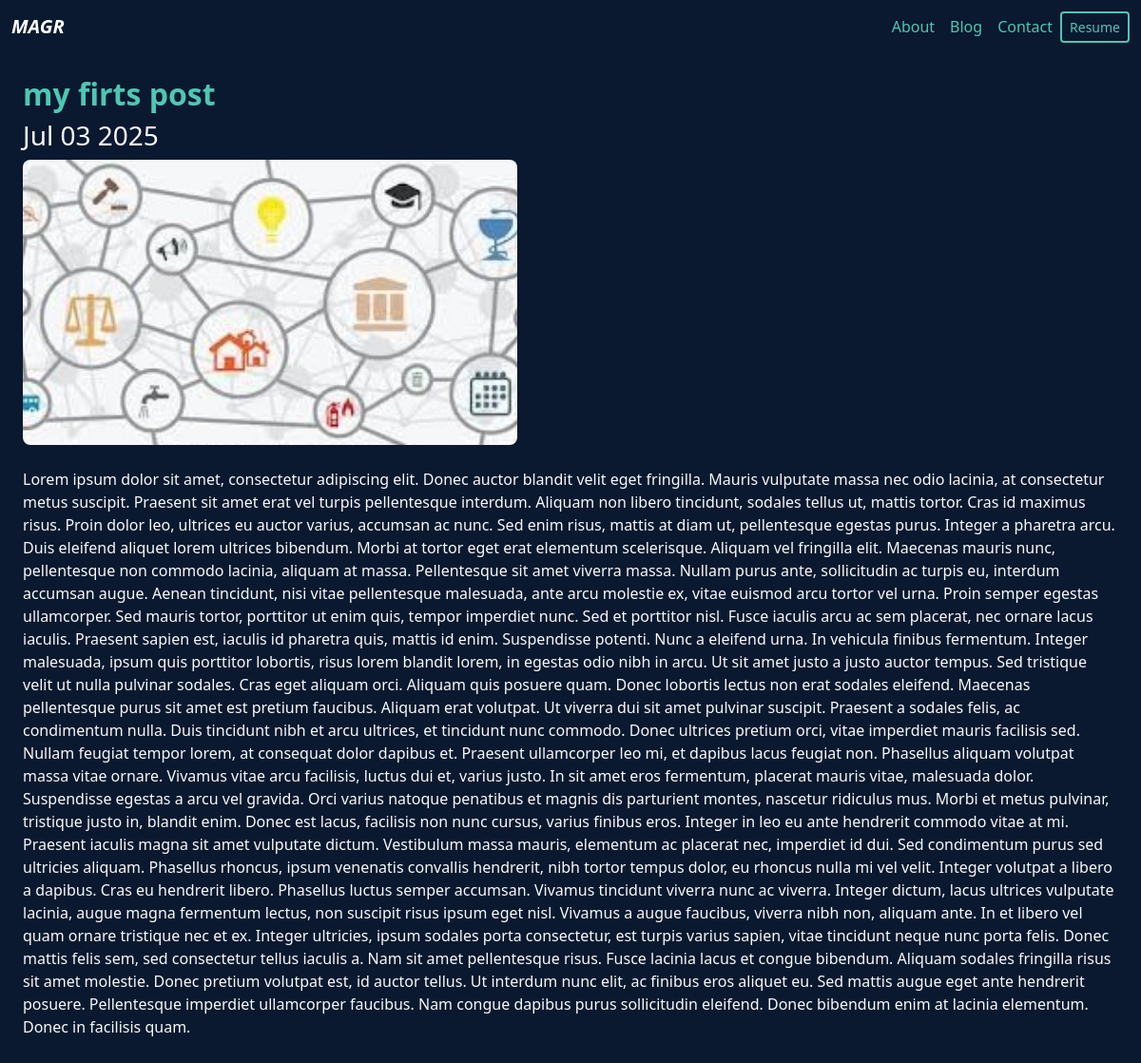
Before: /blog/1/ with the older database file.
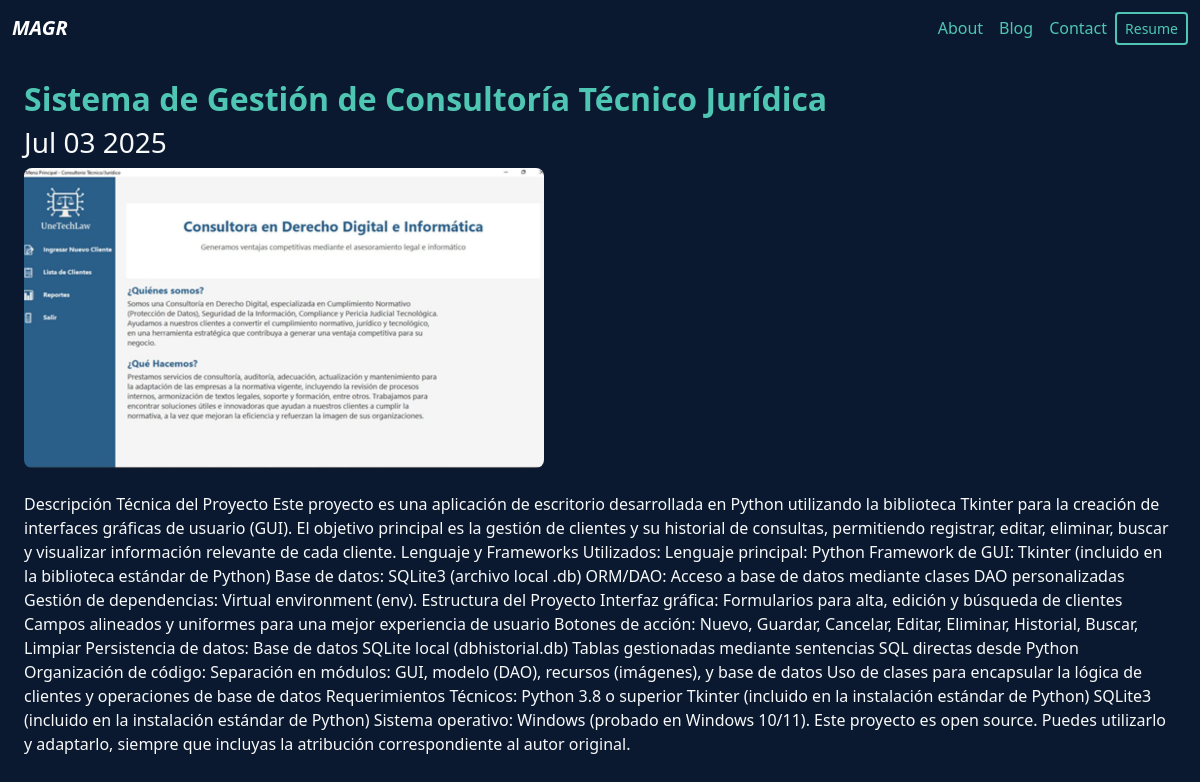
After: the same page with the newer database file.
### blog/models.py (models this page shows)
class Post(models.Model):
    title = models.CharField(max_length=200)
    content = models.TextField()
    image = models.ImageField(upload_to='blog_images')
    date = models.DateField(datetime.date.today)

### blog/views.py (the view)
# urls.py: path('<int:post_id>/', views.post_detail, name='post_detail'),
def post_detail(request, post_id):
    post = get_object_or_404(Post, pk=post_id)
    return render(request, 'post_detail.html', {'post': post})

### blog/templates/post_detail.html (shortened to what this page needs)
{%extends "layout.html" %}
{% block content %}
<div class="text">
    <h2 class="post-title">{{ post.title }}</h2>
    <h3 class= "my-2" h5 text-muted>{{ post.date|date:'M d Y'}}</h3>
    <img src="{{ post.image.url }}" alt="{{ post.title }}" class="img-fluid post-img-fixed" style="width: 520px; height: 300px; object-fit: cover; display: block; margin-left: 0; border-radius: 0.5rem;" />
    <div class="my-4">
        <p>{{ post.content }}</p>
    </div>
</div>
{% endblock %}

Changed rows visible on the page:
changed Post: title "my firts post" → "Sistema de Gestión de Consultoría Técnico Jurídica"; image: a different picture; content "Lorem ipsum dolor sit amet, consectetur adipiscing elit. Donec auctor blandit velit eget fringilla. Mauris vulputate massa nec odio lacinia, at consectetur metus suscipit. Praesent sit amet erat vel turpis pellentesque interdum. Aliquam non libero tincidunt, sodales tellus ut, mattis tortor. Cras id maximus risus. Proin dolor leo, ultrices eu auctor varius, accumsan ac nunc. Sed enim risus, mattis at diam ut, pellentesque egestas purus. Integer a pharetra arcu. Duis eleifend aliquet lorem ultrices bibendum. Morbi at tortor eget erat elementum scelerisque. Aliquam vel fringilla elit. Maecenas mauris nunc, pellentesque non commodo lacinia, aliquam at massa. Pellentesque sit amet viverra…" → "Descripción Técnica del Proyecto Este proyecto es una aplicación de escritorio desarrollada en Python utilizando la biblioteca Tkinter para la creación de interfaces gráficas de usuario (GUI). El objetivo principal es la gestión de clientes y su historial de consultas, permitiendo registrar, editar, eliminar, buscar y visualizar información relevante de cada cliente. Lenguaje y Frameworks Utilizados: Lenguaje principal: Python Framework de GUI: Tkinter (incluido en la biblioteca estándar de Python) Base de datos: SQLite3 (archivo local .db) ORM/DAO: Acceso a base de datos mediante clases DAO personalizadas Gestión de dependencias: Virtual environment (env). Estructura del Proyecto Interfaz…"
